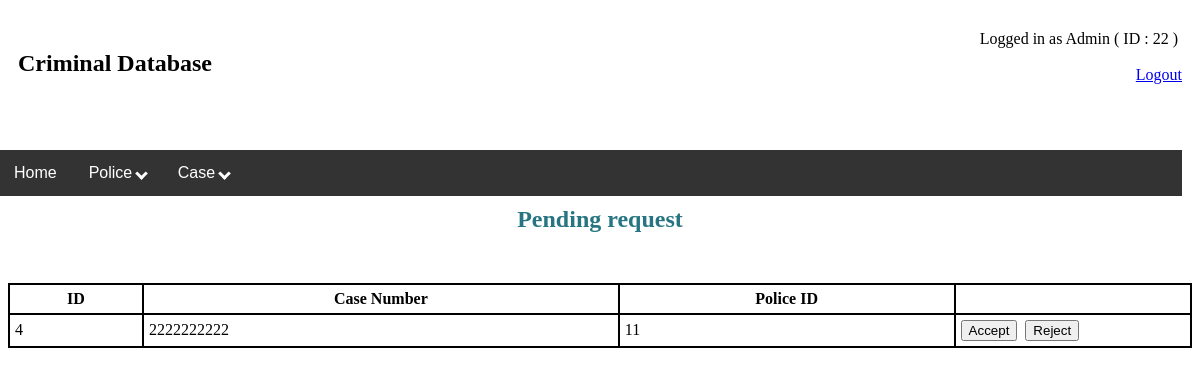
The app's page /view/PENDING CASE REQUESTS.php (signed in) with its own data.
### tables this page shows
CREATE TABLE `permission_request` (
  `ID` int(11) NOT NULL,
  `CaseNumber` varchar(30) NOT NULL,
  `Police_ID` varchar(30) NOT NULL,
  `Type` varchar(10) NOT NULL
);

### model/model.php (called while the page is built, shortened)
<?php
function getAllPendingRequest(){
    $conn = db_conn();
    $selectQuery = "SELECT * from permission_request WHERE Type = 'p'";
    try{
        $stmt = $conn->query($selectQuery);
    }catch(PDOException $e){
        echo $e->getMessage();
    }
    $rows = $stmt->fetchAll(PDO::FETCH_ASSOC);
    return $rows;
}
?>

### view/pending case requests 2.php (the view, shortened to what this page needs)
<?php
require_once '../model/model.php';
$requestList = getAllPendingRequest();
?>
<!DOCTYPE html>
<html>
<head>
    <link rel="stylesheet" type="text/css" href="../style.css">
</head>
<body>
    <h2 class="h2">Pending request</h2>
<table>
    <thead>
        <tr>
            <th>ID</th>
            <th>Case Number</th>
            <th>Police ID</th>
        </tr>
    </thead>
    <tbody>
        <?php
        foreach ($requestList as $i => $request):
            echo '<tr>';
                echo '<td>' .$request["ID"]. '</td>';
                echo '<td>' .$request["CaseNumber"]. '</td>';
                echo '<td>' .$request["Police_ID"]. '</td>';
                echo '<td width = 20%;><a href="../controller/confirm pending requests.php?Action=1&ID=' .$request["ID"]. '"><button>Accept</button></a> &nbsp<a href="../controller/confirm pending requests.php?Action=2&ID=' .$request["ID"]. '"><button>Reject</button></a></td>';
            echo '</tr>' ;
        endforeach;
        ?>
    </tbody>
</table>
</body>
</html>

### style.css (style rules this page uses)
.h2 { text-align: center; color: #277582; padding: 30px; }
table { width: 100%; }
table,th,td { border : 2px solid black; border-collapse: collapse; }
th,td { padding: 5px; }

### records on screen
permission_request: ID "4", CaseNumber "2222222222", Police_ID "11"

### other values on screen
$_SESSION["id"] "22"
